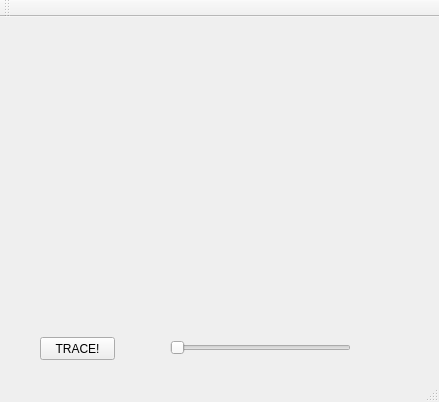
<?xml version="1.0" encoding="UTF-8"?>
<ui version="4.0">
 <class>MainWindow</class>
 <widget class="QMainWindow" name="MainWindow">
  <property name="geometry">
   <rect>
    <x>0</x>
    <y>0</y>
    <width>439</width>
    <height>402</height>
   </rect>
  </property>
  <property name="windowTitle">
   <string>MainWindow</string>
  </property>
  <widget class="QWidget" name="centralWidget">
   <widget class="QPushButton" name="pushButton">
    <property name="geometry">
     <rect>
      <x>40</x>
      <y>320</y>
      <width>75</width>
      <height>23</height>
     </rect>
    </property>
    <property name="text">
     <string>TRACE!</string>
    </property>
   </widget>
   <widget class="QWidget" name="widget" native="true">
    <property name="geometry">
     <rect>
      <x>20</x>
      <y>10</y>
      <width>400</width>
      <height>300</height>
     </rect>
    </property>
   </widget>
   <widget class="QSlider" name="blue_slide">
    <property name="geometry">
     <rect>
      <x>170</x>
      <y>320</y>
      <width>181</width>
      <height>22</height>
     </rect>
    </property>
    <property name="orientation">
     <enum>Qt::Horizontal</enum>
    </property>
   </widget>
  </widget>
  <widget class="QMenuBar" name="menuBar">
   <property name="geometry">
    <rect>
     <x>0</x>
     <y>0</y>
     <width>439</width>
     <height>21</height>
    </rect>
   </property>
  </widget>
  <widget class="QToolBar" name="mainToolBar">
   <attribute name="toolBarArea">
    <enum>TopToolBarArea</enum>
   </attribute>
   <attribute name="toolBarBreak">
    <bool>false</bool>
   </attribute>
  </widget>
  <widget class="QStatusBar" name="statusBar"/>
 </widget>
 <layoutdefault spacing="6" margin="11"/>
 <resources/>
 <connections/>
</ui>
